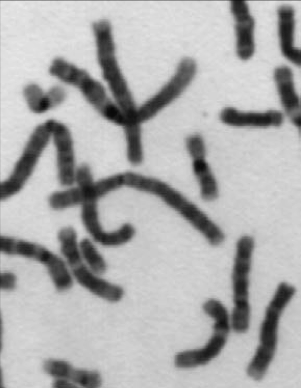
#> input picture bio_image/P2_image.png, 301 x 388 px
$ jupyter execute GaussianFilter_CannyEdgeDetection.ipynb   (shell and % lines are left out)   (older library calls are emulated)
#> lines starting #> are read from the running program, lines starting #| are printed output that depends on the picture; after the words box and inside, x2 and y2 are one past the last pixel; in counts of white or black regions, pixels touching at a corner belong together
# Guannan Shen BIOS 7718 Bio Image  HW1

[cell 1]
# loading required packages
import numpy as np
import pandas as pd
import statsmodels.api as sm
import matplotlib.pyplot as plt
import math
# install open cv
# anaconda show menpo/opencv3
# conda install --channel https://conda.anaconda.org/menpo opencv3
import cv2
from scipy import ndimage
# odr regression
from scipy.odr import Model, Data, ODR
from sklearn import linear_model
plt.rcParams['figure.figsize'] = (16.0, 12.0)

# current work
import os
os.getcwd()

## References
https://docs.scipy.org/doc/numpy-1.15.1/reference/generated/numpy.random.multivariate_normal.html

https://docs.scipy.org/doc/numpy-1.13.0/reference/generated/numpy.identity.html

https://scikit-learn.org/stable/modules/generated/sklearn.linear_model.LinearRegression.html

https://lectures.quantecon.org/py/ols.html

http://blog.rtwilson.com/orthogonal-distance-regression-in-python/

https://docs.scipy.org/doc/scipy/reference/odr.html

http://mathworld.wolfram.com/LeastSquaresFittingPerpendicularOffsets.html

https://stackoverflow.com/questions/29731726/how-to-calculate-a-gaussian-kernel-matrix-efficiently-in-numpy

[Gaussian filter by hand](https://stackoverflow.com/questions/47369579/how-to-get-the-gaussian-filter)
[Canny Edge Detection](https://towardsdatascience.com/canny-edge-detection-step-by-step-in-python-computer-vision-b49c3a2d8123)
[LoG](https://academic.mu.edu/phys/matthysd/web226/Lab02.htm)

## Question 1
We want to fit a line by minimizing the errors: the sum of squared vertical distances between data points and the line; or we will minimize the sum of squared perpendicular distances between data points and the line

### 1 Data Generation
Using equation, $1+6x^o −y^o = 0$ to generate n = 30 data points, where $x^o_i = 0, 1, ..., 29$. The noise is assumed to be independent and identically distributed (i.i.d.) and it follows a multivariate normal distribution with mean $µ = 0$ and covariance $Σ = 5^2I$ (I is the 2 × 2 identify matrix).

Get the clean data points.

[cell 2]
# variables declaration
n = 30
N = 100
a = 6
b = 1
mean = [0,0]
cov = 25*np.identity(2)
mean1 = [50,2]
cov1 = 25*np.identity(2)
# 3 columns DF, clean data
v_o = pd.DataFrame({'Inter' : [0]*n,
                    'x' : range(n),
                   'y' : [a*x + b for x in range(n)]} )
v_o.head(3)

Get the noise data, with np.random.multivariate_normal. Concatenate a list of 100 DataFrame.

[cell 3]
# [6 lines of commented-out code are left out]

[cell 4]
# np.random.seed(7)
# set random seed
def noise_gen(n, N, mean, cov, mean1 = None, cov1 = None):
    """
    Assume make one outlier
    n = 30 which is the sample size
    N = 100 which is the number of simulations
    """
#> called with n = 30, N = 100, cov = array of shape (2, 2)
    v = []
    if (mean1 is not None) and (cov1 is not None):
        print("Go Outlier!")
        for i in range(N):
            np.random.seed(i)
            noise = pd.DataFrame(np.random.multivariate_normal(mean, cov, n).round(0),
                        columns=['x', 'y'])
            noise['Inter'] = [1]*n
            v_i = noise + v_o
            v_i.loc[n] = np.append([1], np.random.multivariate_normal(mean1, cov1, 1).round(0))
            v.append(v_i)
    elif (not mean1) and (not cov1):
        for i in range(N):
            np.random.seed(i)
            noise = pd.DataFrame(np.random.multivariate_normal(mean, cov, n).round(0),
                        columns=['x', 'y'])
            noise['Inter'] = [1]*n
            v_i = noise + v_o
            v.append(v_i)
    else:
        print('Provide both or neither!')
    v = pd.concat(v, axis=0)
    return v

# v
v = noise_gen(n, N, mean, cov)
v.head(3)

### Fitting ordinal least squares and orthogonal distance regression

#### OLS
For the ordinary least squares, given $y=X\beta+\epsilon$, this is to find the minima of $(y-X\beta)^2$.

Apply matrix calculus, this is to let the derivative of (with respect to the $\beta$)
$$(\beta^TX^TX\beta - 2y^TX\beta + yTy)$$
which is $$(2X^TX\beta - 2X^Ty = 0)$$
If $(X^TX)$ is invertible. We have the solution of $\beta$
$$\beta = (X^TX)^{-1}X^Ty$$

[cell 5]
# fit the OLS
def myOLS(v, n, N):
#> called with n = 30, N = 100
    Beta = []
    for i in range(1,(N+1),1):
        X = v.iloc[(n*i - n):(n*i), :2]
        y = v.iloc[(n*i - n):(n*i), 2]
        XT = X.T
        Beta.append(np.linalg.inv(XT.dot(X)).dot(XT).dot(y))
    Beta = pd.DataFrame(Beta, columns = ['b', 'a'])
    return Beta
Beta = myOLS(v,n,N)
Beta.head(3)

[cell 6]
# get the mean of coefs
Beta.loc[N+1] = [np.round(np.mean(Beta['b']),0) , np.round(np.mean(Beta['a']),0) ]
ybeta = [x*Beta.loc[N+1, 'a'] + Beta.loc[N+1, 'b'] for x in range(n)]

[cell 7]
# scatter plot
# 'OLS Results'
def q1_two_plot(fittingname, Beta, ybeta, a, b):
    """
    Assume the True beta {'a':6,'b': 1 }
    n = 30 which is the sample size
    N = 100 which is the number of simulations
    """
#> called with fittingname = 'OLS Results', a = 6, b = 1
    fig, ax = plt.subplots(2, 1)
    fig.suptitle(fittingname, fontsize=16)
    # subplot 0
    ax[0].scatter(Beta.loc[:N, 'a'], Beta.loc[:N, 'b'])
    ax[0].scatter(a,b,marker='x')
    ax[0].set_xlabel('a', fontsize=12)
    ax[0].set_ylabel('b', fontsize=12)
    ax[0].annotate((a,b), (a,b))
    # subplot 1
    ax[1].plot(v_o['x'], v_o['y'], label='True Line')
    ax[1].plot(v_o['x'], ybeta, label='Mean Line')
    ax[1].legend()
    ax[1].set_xlabel('x', fontsize=12)
    ax[1].set_ylabel('y', fontsize=12)
    # ?plt.axis()
    plt.show()

q1_two_plot('OLS Results', Beta, ybeta, a, b)

#### Orthogonal Distance Regression (ODR)
The benefit of ODR is that this model can take the measurement error into consideration, and it allows that there are errors in both independent and dependent virables.

Given the linear regression equation $y = ax + b$, the distance between this line and the point $(x_0, y_0)$ is
$$d_0 = \frac{y_0 - (ax_0 + b)}{\sqrt{(1 + a^2)}}$$
This is to minimize the following equation given n data points:
$$\sum^n_i \frac{[y_i - (ax_i + b)]^2}{(1 + a^2)}$$
This can be solved in closed form (for two-dimensional data).

In this case, the date is two-dimensional, it is called Deming Regression. In this context, the solution can be expressed with the second sample momonts. In other words, the parameters can be calculated by the mean of x and y, the standard deviation of x, y and xy, and the ratio of error variance. [Deming Regression](https://en.wikipedia.org/wiki/Deming_regression).

In general, the total least square problem, [TLS](https://en.wikipedia.org/wiki/Total_least_squares), doesn't have a solution. In the simple case, without assumptions, this can be solved by singular value decomposition. Basically, with error matrices E and F for X and Y respectively:
$$[(X + E)(Y + F)] =  [U_X U_Y]\begin{bmatrix}\Sigma_X & 0\\ 0 & 0\end{bmatrix}\begin{bmatrix}V_{XX}^* & V_{YX}^*\\ V_{XY}^* & V_{YY}^*\end{bmatrix}$$
Using the Eckart-Young theorem, eventually, we can have:
$$B = - V_{XY}V_{YY}^{-1}$$

[cell 8]
# the linear model, B[0] = a, B[1] = b
# this function requires initial values
# model
def  f_odr(B, x):
    return B[0]*x + B[1]
linear = Model(f_odr)

def theODR(v, n, N):
    # fitting
#> called with n = 30, N = 100
    Beta = []
    for i in range(1,(N+1),1):
        x = v.iloc[(n*i - n):(n*i), 1]
        y = v.iloc[(n*i - n):(n*i), 2]
        data = Data(x, y)
        odr = ODR(data, linear, beta0=[2., 1.])
        odr.output = odr.run()
        Beta.append(odr.output.beta)
    Beta = pd.DataFrame(Beta, columns = ['a', 'b'])
    return(Beta)

Beta = theODR(v,n,N)
Beta.head(3)

[cell 9]
# get the mean of coefs
Beta.loc[N+1] = [np.round(np.mean(Beta['a']),0) , np.round(np.mean(Beta['b']),0) ]
ybeta = [x*Beta.loc[N+1, 'a'] + Beta.loc[N+1, 'b'] for x in range(n)]

[cell 10]
# plot of ODR
q1_two_plot('ODR Results', Beta, ybeta, a, b)

#### Comment
As I mentioned in the ODR session, by minimizing the sum of squared perpendicular distances, the model is more robust to the noise (error) in both x and y, as shown in the line plot of mean a and b, compared with the OLS fitting.

### Fitting with an outlier data

[cell 11]
# v
v_out = noise_gen(n, N, mean, cov, mean1, cov1)
v_out.shape

Fit the OLS with the "outlier data".

[cell 12]
Beta = myOLS(v_out,n,N)

# get the mean of coefs
Beta.loc[N+1] = [np.round(np.mean(Beta['b']),0) , np.round(np.mean(Beta['a']),0) ]
ybeta = [x*Beta.loc[N+1, 'a'] + Beta.loc[N+1, 'b'] for x in range(n)]

Beta.head(3)

[cell 13]
q1_two_plot('OLS Results: with an Outlier', Beta, ybeta, a, b)

Fit the ODR with the "outlier data".

[cell 14]
Beta = theODR(v_out,n,N)
# get the mean of coefs
Beta.loc[N+1] = [np.round(np.mean(Beta['a']),0) , np.round(np.mean(Beta['b']),0) ]
ybeta = [x*Beta.loc[N+1, 'a'] + Beta.loc[N+1, 'b'] for x in range(n)]
Beta.head(3)

[cell 15]
# plot of ODR
q1_two_plot('ODR Results: with an Outlier', Beta, ybeta, a, b)

#### Comment
Compared with the part1, now the dataset contains an outlier. As shown in the above plots, both OLS and ODR fitting were affected a lot by the outlier. Thus, one might choose other framework Which is more robust to the outlier, such as the Random Sample Consensus approach (RANSAC).

## Question 2
Consider filtering an image (i.e., P2 image.png, given as a separate file) with a Gaussian filter and a median filter.

[cell 16]
# read a grayscale
# , 0 is not required, since the image is already grayscale
img = cv2.imread('P2_image.png', 0)
#> img is the input picture: shape (388, 301); min 9, max 233, mean 172.4
# cv2.imshow('p2',img)
print(img.shape)
#| (388, 301)
# 1 second
# cv2.waitKey(1000)
# cv2.destroyAllWindows()

[cell 17]
# display image with Matplotlib
# Color image loaded by OpenCV is in BGR mode. But Matplotlib displays in RGB mode.
plt.imshow(img, cmap = 'gray')
plt.xticks([]), plt.yticks([]) # to hide tick values on X and Y axis
plt.suptitle('Original Image')
plt.show()

[cell 18]
# get the max intensity value
# min_val, max_val, min_loc, max_loc = cv2.minMaxLoc(img)
# print(max_val)

[cell 19]
# np.ones((5,5), np.float32)

Take note that cv2.filter2D performs correlation, not convolution. However if the kernel is symmetric (that is if you take the transpose and it equals itself), correlation and convolution are equivalent. If this is not the case, you will need to perform a 180 degree rotation of the kernel before using cv2.filter2D. You can do that by simply doing:

kernel = kernel[::-1,::-1]

### Part1

#### Gaussian filter
This filter is based on the bivariate normal distribution, which is:
$$G_{\sigma}(x,y) = \frac{1}{2\pi \sigma^2} \exp{ (-\frac{x^2 + y^2}{2\sigma^2}) }$$
Also the Sum of weights should be 1.

And this is a symmetric kernel and we have the same $\sigma$ for each , thus the calculation of convolution is the same as the correlation.

Set the Gaussian kernel size as $(6\sigma +1)×(6\sigma +1)$.

[cell 20]
# gaussian filter
# this is discrete for x, y
fig = plt.figure(figsize=(9, 13))
max_gau_1 = []
ax = []
for i in range(1,13,2):
    size = int(6*i + 1)
    j = int((i-1)/2 + 1)
    sigma = i
    kernel = np.fromfunction(lambda x, y: (1/(2*math.pi*sigma**2)) * math.e ** ((-1*((x-(size-1)/2)**2+(y-(size-1)/2)**2))/(2*sigma**2)), (size, size))
    kernel /= np.sum(kernel)
    gau = cv2.filter2D(img,-1,kernel)
    min_val, max_val, min_loc, max_loc = cv2.minMaxLoc(gau)
    max_gau_1.append(max_val)
    fig.suptitle("Gaussian Filter", fontsize=16)
    ax.append(fig.add_subplot(2, 3, j))
    ax[-1].set_title("Kernel Size: " + str(size) + " Sigma: "+ str(i))
    plt.imshow(gau, cmap = 'gray', interpolation='none')
    plt.xticks([]), plt.yticks([]) # to hide tick values on X and Y axis
#> this loop made 6 passes
#> (min_val, max_val, min_loc, max_loc) on passes 1 to 6: (10, 230, (111, 110), (19, 4)), (19, 226, (112, 112), (19, 43)), (35, 225, (128, 115), (20, 42)), (47, 225, (124, 114), (18, 49)), (60, 224, (124, 113), (21, 41)), (73, 224, (125, 112), (19, 46))
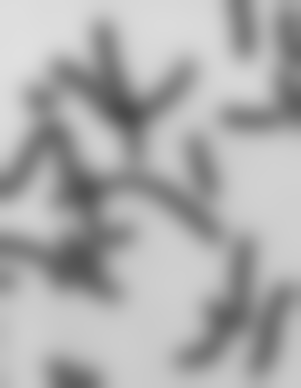
#> gau: shape (388, 301); min 73, max 224, mean 172.4
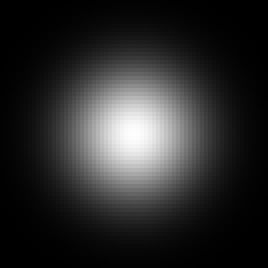
#> kernel: shape (67, 67) float64 (shown 4 times larger); min 1.63e-07, max 0.00132, mean 0.000223; drawn with min black and max white
#> after the loop, ax = 6 items; max_gau_1 = [230, 226, 225, 225, 224, 224]
plt.show()

[cell 21]
max_gau_1
#> Out = [230, 226, 225, 225, 224, 224]

#### Comment
The increment of sigma and kernel size blurs the image. For a small sigma and kernel size such as the first one, the image becomes smoothier. With a big kernel size and sigma such as sigma equals 5 or above, the whole image becomes blurring and lose its contrast. The larger standard deviation is, the pixel value is more affected by its neighbors.

#### Median filter
This is to replace the intensity value (pixel value) by the median of intensity values in the neighborhood. The neighborhood is defined by the kernel size. The isolated pixels, which are darker or lighter are forced to be more like their neighbors. Thus, if the size of the median filter kernel is too large, the image is blurred heavily.

[cell 22]
img = cv2.imread('P2_image.png', 0)
fig = plt.figure(figsize=(9, 13))
ax = []
for i in range(1,13,2):
    j = int((i-1)/2 + 1)
    median = cv2.medianBlur(img,i)
    fig.suptitle("Median Filter", fontsize=16)
    ax.append(fig.add_subplot(2, 3, j))
    ax[-1].set_title("Kernel Size: "+str(i))
    plt.imshow(median, cmap = 'gray', interpolation='none')
    plt.xticks([]), plt.yticks([]) # to hide tick values on X and Y axis
plt.show()

#### Comment
Kernel size 1 above is the raw image. Compared with the Gaussian filtering, when the kernel sizes are the same, such as kernel size 7, the results are similar. This is because this image does not have salt-and-pepper noise. Thus, the differences between Gaussian filter and  median filter are not obvious.

### Gaussian filter large kernel
Set the Gaussian kernel size as $(12\sigma +1)×(12\sigma +1)$.

[cell 23]
fig = plt.figure(figsize=(9, 13))
max_gau_2 = []
ax = []
for i in range(1,13,2):
    size = int(12*i + 1)
    j = int((i-1)/2 + 1)
    sigma = i
    kernel = np.fromfunction(lambda x, y: (1/(2*math.pi*sigma**2)) * math.e ** ((-1*((x-(size-1)/2)**2+(y-(size-1)/2)**2))/(2*sigma**2)), (size, size))
    kernel /= np.sum(kernel)
    gau = cv2.filter2D(img,-1,kernel)
    min_val, max_val, min_loc, max_loc = cv2.minMaxLoc(gau)
    max_gau_2.append(max_val)
    fig.suptitle("Gaussian Filter", fontsize=16)
    ax.append(fig.add_subplot(2, 3, j))
    ax[-1].set_title("Kernel Size: " + str(size) + " Sigma: "+ str(i))
    plt.imshow(gau, cmap = 'gray', interpolation='none')
    plt.xticks([]), plt.yticks([]) # to hide tick values on X and Y axis
#> this loop made 6 passes
#> (min_val, max_val, min_loc, max_loc) on passes 1 to 6: (10, 230, (111, 110), (19, 4)), (20, 226, (112, 112), (19, 43)), (35, 225, (128, 115), (18, 43)), (47, 225, (125, 114), (18, 49)), (61, 224, (123, 111), (21, 41)), (74, 224, (123, 110), (20, 46))
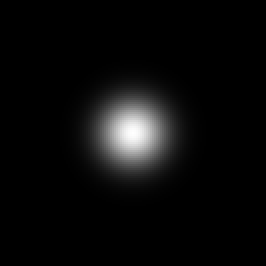
#> kernel: shape (133, 133) float64 (shown 2 times larger); min 3.05e-19, max 0.00132, mean 5.65e-05; drawn with min black and max white
#> after the loop, max_gau_2 = [230, 226, 225, 225, 224, 224]
plt.show()
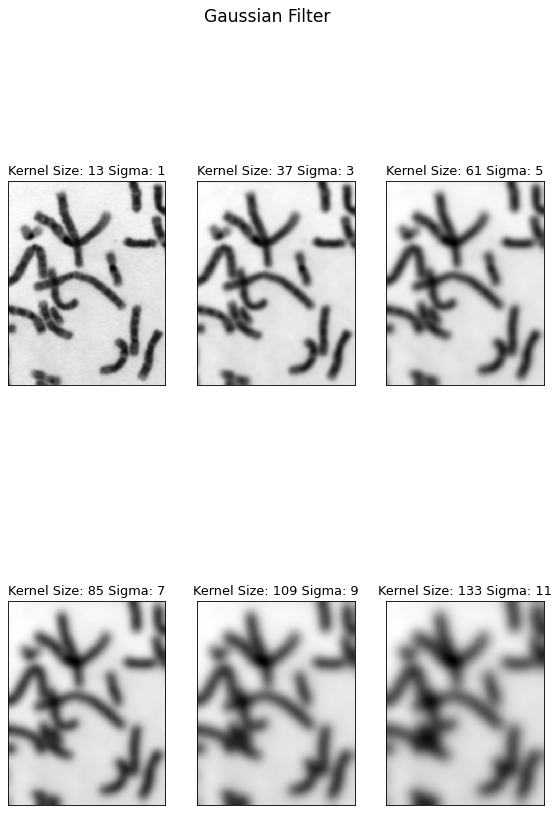
#> figure drawn by matplotlib, 6 panels

[cell 24]
# the difference in the max_val
np.array(max_gau_2) - np.array(max_gau_1)
#> Out = [0, 0, 0, 0, 0, 0]

#### Comment
The two Gaussian filters, kernel sizes are $(6\sigma +1)×(6\sigma +1)$ and $(12\sigma +1)×(12\sigma +1)$ respectively. Their results are almost identical and have exactly the same maximum intensity values. Because the property of Gaussian distribution, pixels at a distance larger than $3\sigma$ from the center have almost 0 weight values.

## Question 3
Apply a derivative of Gaussian filter and canny edge detector

### Derivative of Gaussian Filter
Smoothing an image via convolution and then taking derivatives is the same as convolving the image with the derivative of a smoothing kernel.
We have the bivariate Gaussian distribution:
$$ G_{\sigma}(x,y) = \frac{1}{2\pi \sigma^2} \exp{ (-\frac{x^2 + y^2}{2\sigma^2}) }$$
The Derivative of Gaussian filter on the x direction is:
$$-\frac{x \exp{(-\frac{x^2 + y^2}{2\sigma^2})} }{2\pi\sigma^4}$$
Similarlly, on the y direction:
$$-\frac{y \exp{(-\frac{x^2 + y^2}{2\sigma^2})} }{2\pi\sigma^4}$$

Both x and y direction derivatives, which is the Laplacian of Gaussian operator, LoG:
$$LoG(x,y) = \Delta^2_x G_{\sigma}(x,y) + \Delta^2_y G_{\sigma}(x,y)$$
Thus:
$$LoG(x,y) = -\frac{1}{\pi\sigma^4}[1 - \frac{x^2+y^2}{2\sigma^2}]\exp{(-\frac{x^2 + y^2}{2\sigma^2})}$$
Then we want to get the gradient magnitude images from the filtered images, by:
$$\vert\vert \nabla f \vert\vert = \sqrt{ ( \frac{\partial f}{\partial x} )^2 + ( \frac{\partial f}{\partial y} )^2 }$$
Where the $\frac{\partial f}{\partial x}$ and $\frac{\partial f}{\partial y}$ can be calculated by the Sobel operator.

Finally, the edge was detected by the thresholding of gradient magnitude image. This is the global thresholding with an arbitrary value.

[cell 25]
# get the image
img = cv2.imread('P3_image.png', 0)
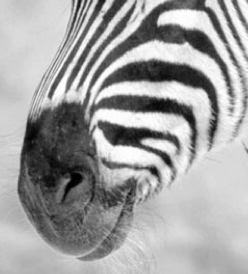
#> input picture bio_image/P3_image.png, 248 x 274 px
#> img is the input picture: shape (274, 248); min 0, max 255, mean 161.2
plt.imshow(img, cmap = 'gray')
plt.xticks([]), plt.yticks([]) # to hide tick values on X and Y axis
plt.suptitle('Original Image')
plt.show()

[cell 26]
# [17 lines of commented-out code are left out]

[cell 27]
# LoG
# get the filered image
img = cv2.imread('P3_image.png', 0)
fig = plt.figure(figsize=(9, 13))
ax = []
for i in range(1,9,2):
    size = int(6*i + 1)
    j = int((i-1)/2 + 1)
    sigma = i
    kernel = np.fromfunction(lambda x, y: -1*(1/(math.pi*sigma**4))*(1 - ( (x-(size-1)/2)**2+(y-(size-1)/2)**2)/(2*sigma**2) )*math.e ** ((-1*((x-(size-1)/2)**2+(y-(size-1)/2)**2))/(2*sigma**2)), (size, size))
    # kernel /= np.sum(kernel)
    LoG = cv2.filter2D(img,-1,kernel)
    fig.suptitle("LoG Filter", fontsize=16)
    ax.append(fig.add_subplot(2, 2, j))
    ax[-1].set_title("Kernel Size: " + str(size) + " Sigma: "+ str(i))
    plt.imshow(LoG, cmap = 'gray', interpolation='none')
    plt.xticks([]), plt.yticks([]) # to hide tick values on X and Y axis
#> after the loop, ax = 4 items
plt.show()

There are different ways to calculate the gradient magnitude in OpenCV, cv2.cartToPolar(dx, dy, angleInDegrees=True) is more accurate.

[cell 28]
# gradient magnitude image
def getGradientMagnitude(im):
    "Get magnitude of gradient for given image"
    dx = cv2.Sobel(im, cv2.CV_32F, 1, 0)
    dy = cv2.Sobel(im, cv2.CV_32F, 0, 1)
#     dxabs = cv2.convertScaleAbs(dx)
#     dyabs = cv2.convertScaleAbs(dy)
#     mag = cv2.addWeighted(dxabs, 0.5, dyabs, 0.5, 0)
    mag, direction = cv2.cartToPolar(dx, dy, angleInDegrees=True)
    return mag

fig = plt.figure(figsize=(9, 13))
ax = []
img = cv2.imread('P3_image.png', 0)
for i in range(1,9,2):
    size = int(6*i + 1)
    j = int((i-1)/2 + 1)
    sigma = i
    kernel = np.fromfunction(lambda x, y: -1*(1/(math.pi*sigma**4))*(1 - ( (x-(size-1)/2)**2+(y-(size-1)/2)**2)/(2*sigma**2) )*math.e ** ((-1*((x-(size-1)/2)**2+(y-(size-1)/2)**2))/(2*sigma**2)), (size, size))
    # kernel /= np.sum(kernel)
    LoG = cv2.filter2D(img,-1,kernel)
    mag = getGradientMagnitude(LoG)
    fig.suptitle("Gradient magnitude images of LoG Filtered Images", fontsize=16)
    ax.append(fig.add_subplot(2, 2, j))
    ax[-1].set_title("Kernel Size: " + str(size) + " Sigma: "+ str(i))
    plt.imshow(mag, cmap = 'gray', interpolation='none')
    plt.xticks([]), plt.yticks([]) # to hide tick values on X and Y axis
#> this loop made 4 passes
#> pass 1, in getGradientMagnitude, `dy = cv2.Sobel(im, cv2.CV_32F, 0, 1)`:
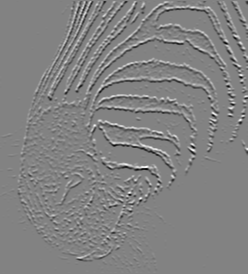
#> dy: shape (274, 248) float32; min -139, max 133, mean -0.1; drawn with min black and max white
#> pass 1, in getGradientMagnitude, `mag, direction = cv2.cartToPolar(dx, dy, angleInDegrees=True)`:
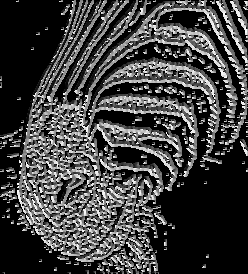
#> direction: shape (274, 248) float32; min 0, max 359.4, mean 91.6; drawn with min black and max white
plt.show()

[cell 29]
# thresholding
img = cv2.imread('P3_image.png', 0)
fig = plt.figure(figsize=(9, 13))
ax = []
for i in range(1,9,2):
    size = int(6*i + 1)
    j = int((i-1)/2 + 1)
    sigma = i
    kernel = np.fromfunction(lambda x, y: -1*(1/(math.pi*sigma**4))*(1 - ( (x-(size-1)/2)**2+(y-(size-1)/2)**2)/(2*sigma**2) )*math.e ** ((-1*((x-(size-1)/2)**2+(y-(size-1)/2)**2))/(2*sigma**2)), (size, size))
    # kernel /= np.sum(kernel)
    LoG = cv2.filter2D(img,-1,kernel)
    mag = getGradientMagnitude(LoG)
    min_val, max_val, min_loc, max_loc = cv2.minMaxLoc(mag)
    # global thresholding
    cutoff = np.round(0.2* max_val)
    ret1,th1 = cv2.threshold(mag,cutoff,255,cv2.THRESH_BINARY)
    fig.suptitle("Edges by LoG Filtered Images", fontsize=16)
    ax.append(fig.add_subplot(2, 2, j))
    ax[-1].set_title("Kernel Size: " + str(size) + " Sigma: "+ str(i))
    plt.imshow(th1, cmap = 'gray', interpolation='none')
    plt.xticks([]), plt.yticks([]) # to hide tick values on X and Y axis
#> this loop made 4 passes
#> (max_val, max_loc, cutoff, ret1) on passes 1 to 4: (237.3, (78, 9), 47, 47), (26.68, (150, 147), 5, 5), (8, (102, 0), 2, 2), (4.47, (122, 1), 1, 1)
#> pass 1, `ret1,th1 = cv2.threshold(mag,cutoff,255,cv2.THRESH_BINARY)`:
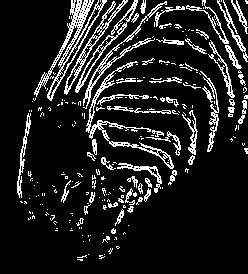
#> th1: shape (274, 248) float32; 12.6% white in thin lines or dots, all inside (x1, y1, x2, y2) = (17, 0, 248, 261)
#> after the loop:
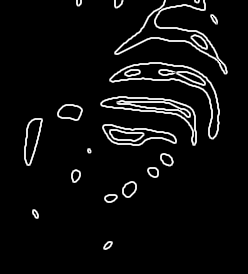
#> mag: shape (274, 248) float32; min 0, max 4.47, mean 0.235; drawn with min black and max white
plt.show()
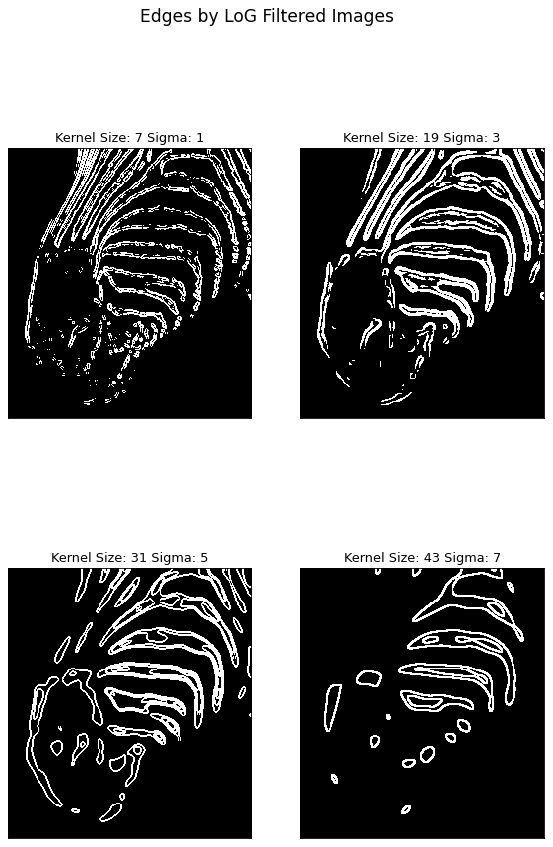
#> figure drawn by matplotlib, 4 panels
#> (the rest of the program and of its run is left out)
